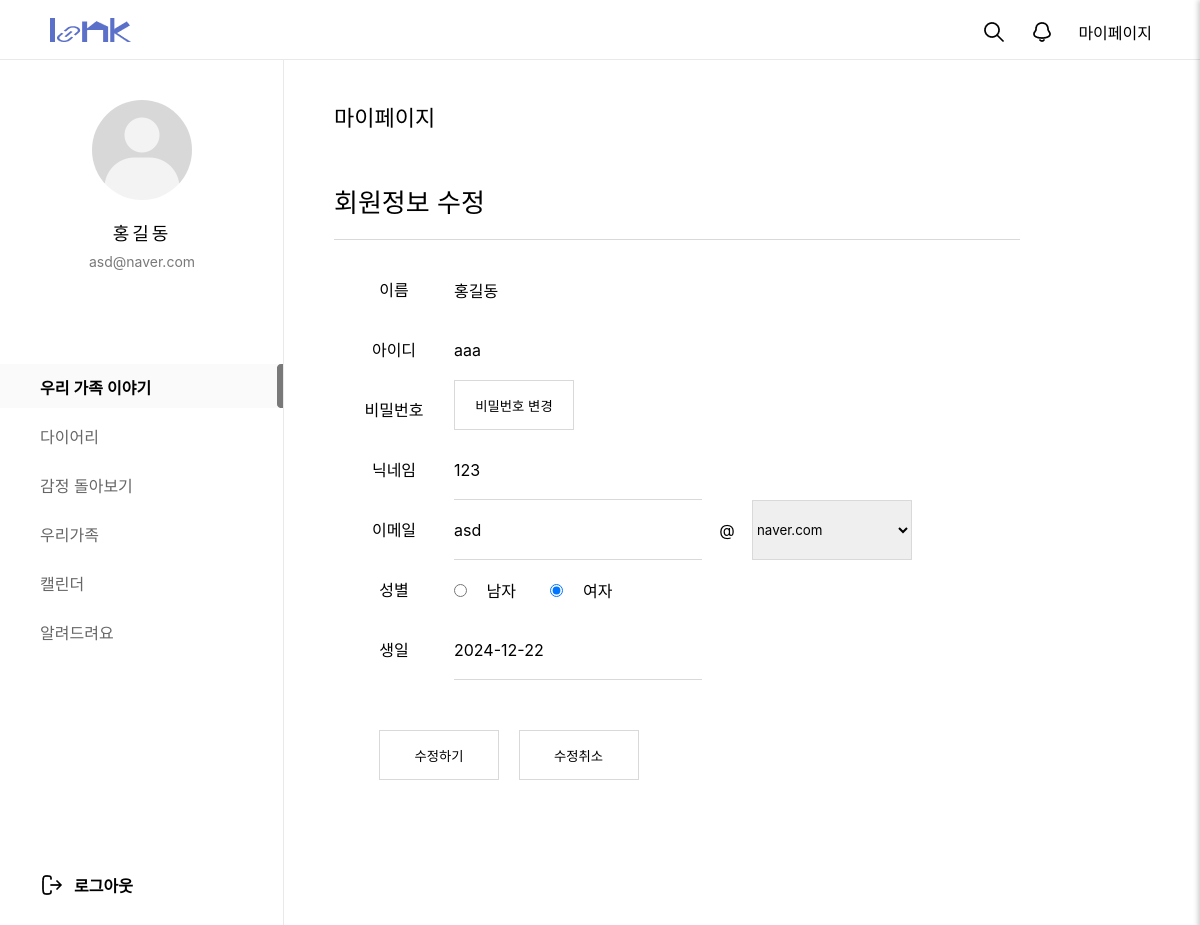
/mypage/modify/ (signed in), run on the app's committed database.
### loginpage/models.py (models this page shows, shortened)
class Member(models.Model):
  id = models.CharField(max_length=50,primary_key=True)
  pw = models.CharField(max_length=100)
  name = models.CharField(max_length=100)
  nicName = models.CharField(max_length=100,default='123')
  mail = models.EmailField(max_length=100)
  birthday = models.CharField(max_length=100)
  gender = models.CharField(max_length=10,choices=[('남자', '남자'), ('여자', '여자')])
  mdate = models.DateTimeField(auto_now=True)
  created_group = models.OneToOneField(
        'diary.GroupDiary',  # '앱이름.모델이름' 형식
        on_delete=models.SET_NULL,
        null=True,
        blank=True,
        related_name='creator'
    )
  joined_group = models.ForeignKey(
        'diary.GroupDiary',  # '앱이름.모델이름' 형식
        on_delete=models.SET_NULL,
        null=True,
        blank=True,
        related_name='members'
    )

### mypage/views.py (the view, shortened to what this page needs)
# urls.py: path('modify/', views.modify, name="modify"),
def modify(request):
  id = request.session['session_id']
  qs = Member.objects.filter(id=id)
  if request.method == 'GET':
    print('get : ',qs[0].nicName)
    email = qs[0].mail.split('@')
    context = {'mem_info':qs[0], 'mail_id':email[0], 'mail_domain':email[1]}
    return render(request, 'mypage_modi.html', context)

### mypage/templates/mypage_modi.html (shortened to what this page needs)
{% extends 'main_navi_base.html' %}
{% load static %}
  {% block profill-block%}
  <div id="user_profile">
    <div id="pimg">
      <img src="/static/images/home/default_profile.png" alt="">
    </div>
    <p id="uName" >{{mem_info.name}}</p>
    <p id="uEmail">{{mem_info.mail}}</p>
  </div>
		<nav id="menu">
			<ul>
				<a href="/main/index/"><li class="menu_item active">우리 가족 이야기</li></a>
				<a href="/diary/diaryHome/"><li class="menu_item">다이어리</li></a>
				<a href="/emotion/main/"><li class="menu_item">감정 돌아보기</li></a>
				<a href="/family1/fam/"><li class="menu_item">우리가족</li></a>
				<a href="/calendar1/cal/"><li class="menu_item">캘린더</li></a>
				<a href="/customer/"><li class="menu_item">알려드려요</li></a>
			</ul>
		</nav>
  {% endblock profill-block%}
  {% block container-block%}
  <div id="container">
    <div id="mypage_top">
      <span>마이페이지</span>
    </div>
    <div class="mypage_cont_title">
      <span>회원정보 수정</span>
    </div>
    <form action="/mypage/modify/" method='post' name='mymodiFrm'>
      <div class="mypage_cont">
        <div class="mypage_name">
          <span>이름</span>
          <div>
            <input type="text" value='{{mem_info.name}}' readonly>
          </div>
        </div>
        <div class="mypage_id">
          <span>아이디</span>
          <div>
            <input type="text" value='{{mem_info.id}}' readonly>
          </div>
        </div>
        <div class="mypage_pw">
          <span>비밀번호</span>
          <button type="button" class="mypage_pw_chgbtn">비밀번호 변경</button>
        </div>
        <div class="mypage_nicname">
          <span>닉네임</span>
          <div>
            <input type="text" name='mypage_nicname' value='{{mem_info.nicName}}'>
          </div>
        </div>
        <div class="mypage_email">
          <span>이메일</span>
          <div class="mypage_email">
            <input type="text" name='mypage_mailid' value='{{mail_id}}'>
            <p>@</p>
            <select class="mypage_email2" name="mypage_email2" id='mypage_email2'>
              <option value="naver.com" {% if mail_domain == 'naver.com' %} selected {% endif %}>naver.com</option>
            </select>
        </div>
      </div>
      <div class="mypage_gender">
        <span>성별</span>
        <div class='mypage_gender_chk'>
          <input type="radio" id="mypage_gender_m" value="남자" name="mypage_gender" {% if mem_info.gender == '남자' %} checked {% endif %}>
          <label for="mypage_gender_m">남자</label>
          <input type="radio" id="mypage_gender_f" value="여자" name="mypage_gender" {% if mem_info.gender == '여자' %} checked {% endif %}>
          <label for="mypage_gender_f">여자</label>
        </div>
      </div>
      <div class="mypage_birth">
        <span>생일</span>
        <div>
          <input type="text" name='mypage_birth' value='{{mem_info.birthday}}'>
        </div>
      </div>
    </div>
    <div id="mypage_modi_btn">
      <button type="button" class='mypage_modisave_btn'>수정하기</button>
      <button type="button" class='mypage_modicancel_btn'>수정취소</button>
    </div>
  </form>
  </div>
  {% endblock container-block%}

### static/css/main_navi_base.css (style rules this page uses)
* { margin: 0; padding: 0; font-family: "Pretendard Variable", Pretendard, -apple-system, BlinkMacSystemFont, system-ui, Roboto, "Helvetica Neue", "Segoe UI", "Apple SD Gothic Neo", "Noto Sans KR", "Malgun Gothic", "Apple Color Emoji", "Segoe UI Emoji", "Segoe UI Symbol", sans-serif; }
button { cursor: pointer; }
a { text-decoration: none; color: inherit; cursor: pointer; }
ol, ul { list-style: none; }
#user_profile { width: 284px; height: 264px; text-align: center; }
#uName { font-size: 18px; font-weight: 500; letter-spacing: 3px; line-height: 21px; margin-top:23px }
#uEmail { font-size: 14px; font-weight: 400; line-height: 17px; color: #797979; margin-top:9px }
#pimg { width: 100px; height: 100px; border-radius: 100%; overflow: hidden; margin: 40px auto 0; }
#pimg img { width: 100%; height: 100%; object-fit: cover; }
#menu ul { list-style: none; padding-left: 0; margin-bottom: 220px; }
#menu ul li { height: 44px; padding: 11px 0 11px 40px; margin-bottom: 5px; box-sizing: border-box; transition: background-color 0.3s, color 0.3s; }
.menu_item { font-size: 16px; font-weight: 400; color: #666; }
.menu_item.active { font-size: 16px; font-weight: 600; color: #000; background-color: #FAFAFA; background-image: url(/static/images/home/menu_bar.png); background-repeat: no-repeat; background-position: right center; }

### static/css/customer/customer_service.css (style rules this page uses)
* { margin: 0; padding: 0; box-sizing: border-box; font-family: "Pretendard Variable", Pretendard, -apple-system, BlinkMacSystemFont, system-ui, Roboto, "Helvetica Neue", "Segoe UI", "Apple SD Gothic Neo", "Noto Sans KR", "Malgun Gothic", "Apple Color Emoji", "Segoe UI Emoji", "Segoe UI Symbol", sans-serif; }
a { text-decoration: none; }
body, html { height: 100%; }
#container { width: 100%; min-height: 100vh; padding: 100px 180px 300px 334px; }

### static/css/customer/customer_notice_view.css (style rules this page uses)
* { margin: 0; padding: 0; box-sizing: border-box; font-family: "Pretendard Variable", Pretendard, -apple-system, BlinkMacSystemFont, system-ui, Roboto, "Helvetica Neue", "Segoe UI", "Apple SD Gothic Neo", "Noto Sans KR", "Malgun Gothic", "Apple Color Emoji", "Segoe UI Emoji", "Segoe UI Symbol", sans-serif; }
a { text-decoration: none; }
body, html { height: 100%; }
#container { width: 100%; min-height: 100vh; padding: 100px 180px 300px 334px; }

### static/css/customer/customer_notice_list.css (style rules this page uses)
* { margin: 0; padding: 0; box-sizing: border-box; font-family: "Pretendard Variable", Pretendard, -apple-system, BlinkMacSystemFont, system-ui, Roboto, "Helvetica Neue", "Segoe UI", "Apple SD Gothic Neo", "Noto Sans KR", "Malgun Gothic", "Apple Color Emoji", "Segoe UI Emoji", "Segoe UI Symbol", sans-serif; }
a { text-decoration: none; color:inherit; }
body, html { height: 100%; }
#container { width: 100%; min-height: 100vh; padding: 60px 300px 0 300px; }

### static/css/emotion/emotion.css (style rules this page uses)
* { margin: 0; padding: 0; box-sizing: border-box; font-family: "Pretendard Variable", Pretendard, -apple-system, BlinkMacSystemFont, system-ui, Roboto, "Helvetica Neue", "Segoe UI", "Apple SD Gothic Neo", "Noto Sans KR", "Malgun Gothic", "Apple Color Emoji", "Segoe UI Emoji", "Segoe UI Symbol", sans-serif; }
a { text-decoration: none; color: inherit; cursor: pointer; }
ol, ul { list-style: none; }
body, html { height: 100%; }
#container { width: 100%; min-height: 100vh; padding: 100px 100px 100px 334px; }

### data on the page
Member: name "홍길동", mail "asd@naver.com", id "aaa", mypage_nicname "123", gender "☐ 남자", gender "☑ 여자", mypage_birth "2024-12-22"
